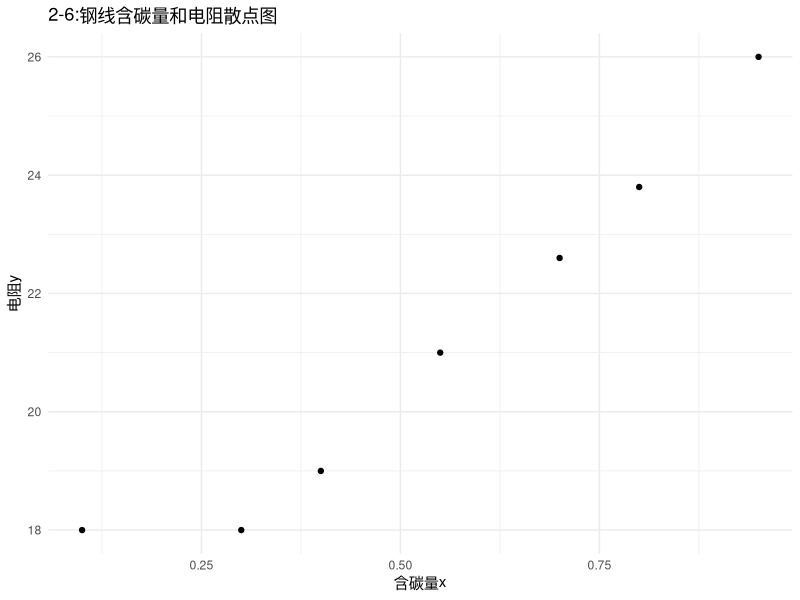
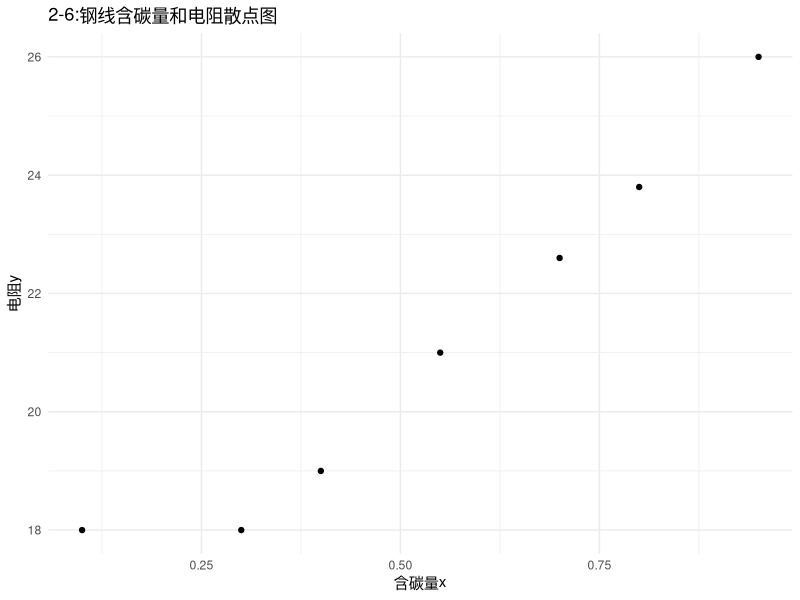

Recreate these plots in R, in order.
library(readxl)
library(ggplot2)

# 读取Excel文件中的“4”工作表
data <- read_excel("2data.xlsx", sheet = "6")

x <- data$含碳量x
y <- data$电阻y

plot <- ggplot(data, aes(x = `含碳量x`, y = `电阻y`)) +
    geom_point() +
    labs(
        title = "2-6:钢线含碳量和电阻散点图",
        x = "含碳量x",
        y = "电阻y"
    ) +
    theme_minimal()
print(plot)
ggsave("./img/2-6.jpg", plot = plot, width = 8, height = 6, dpi = 300)


model <- lm(y ~ x)
print(summary(model, digits = digits, maxsum = maxsum))
anova_results <- anova(model)
print(anova_results)
print(confint(model, level = 0.95))

x0 <- 0.5
y0 <- predict(model, newdata = data.frame(x = x0), se.fit = TRUE)
se_fit <- y0$se.fit
n <- nrow(data)
t_value <- qt(0.975, df = n - 2) # t分布的95% 置信区间
print(se_fit)
lower_bound <- y0$fit - t_value * se_fit
upper_bound <- y0$fit + t_value * se_fit

# 输出结果
cat("在", x0, "处的预测值为:", y0$fit, "\n")
cat("95% 置信区间:", lower_bound, "到", upper_bound, "\n")
